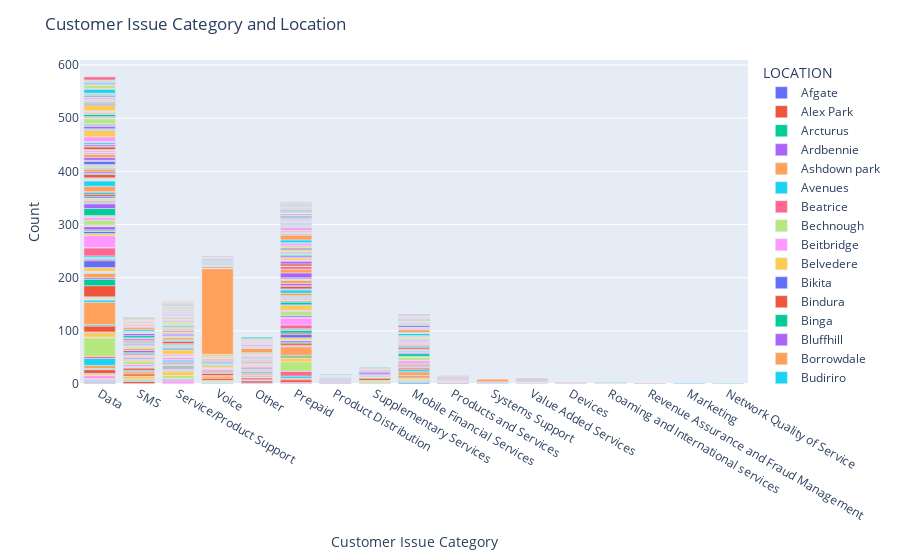

Notebook code for this chart:
### Code cell
import pandas as pd
import plotly.express as px

# Assuming you have loaded the data into a pandas DataFrame called 'df'
df_filtered = df.dropna(subset=['Customer Issue Category', 'LOCATION'])

# Calculate the count of each combination of interaction type and location
interaction_location_counts = df_filtered.groupby(['Customer Issue Category', 'LOCATION']).size().reset_index(name='Count')

# Create a bar chart using Plotly
fig = px.bar(interaction_location_counts, x='Customer Issue Category', y='Count', color='LOCATION')

fig.update_layout(
    title='Customer Issue Category and Location',
    xaxis_title='Customer Issue Category',
    yaxis_title='Count'
)

fig.show()
